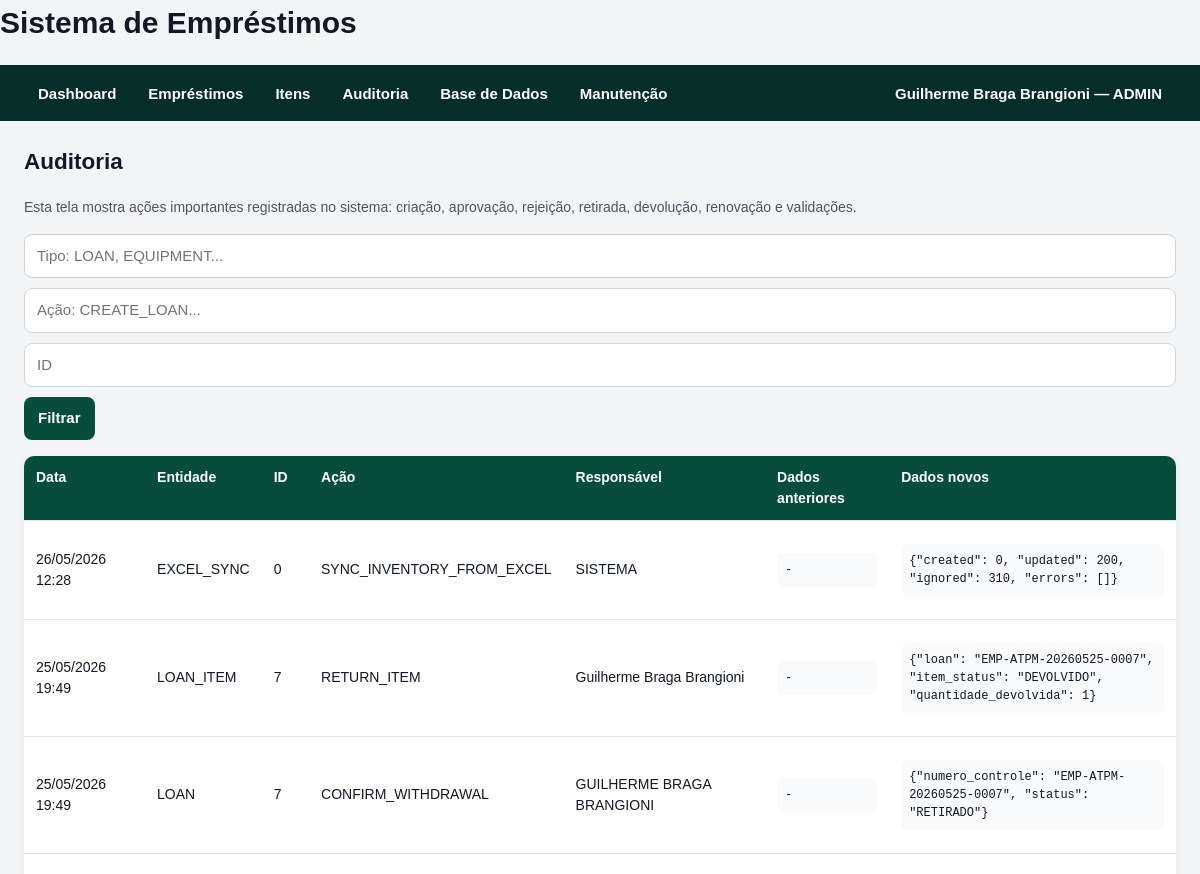
The app's page /auditoria/ (signed in, upper part), older data.
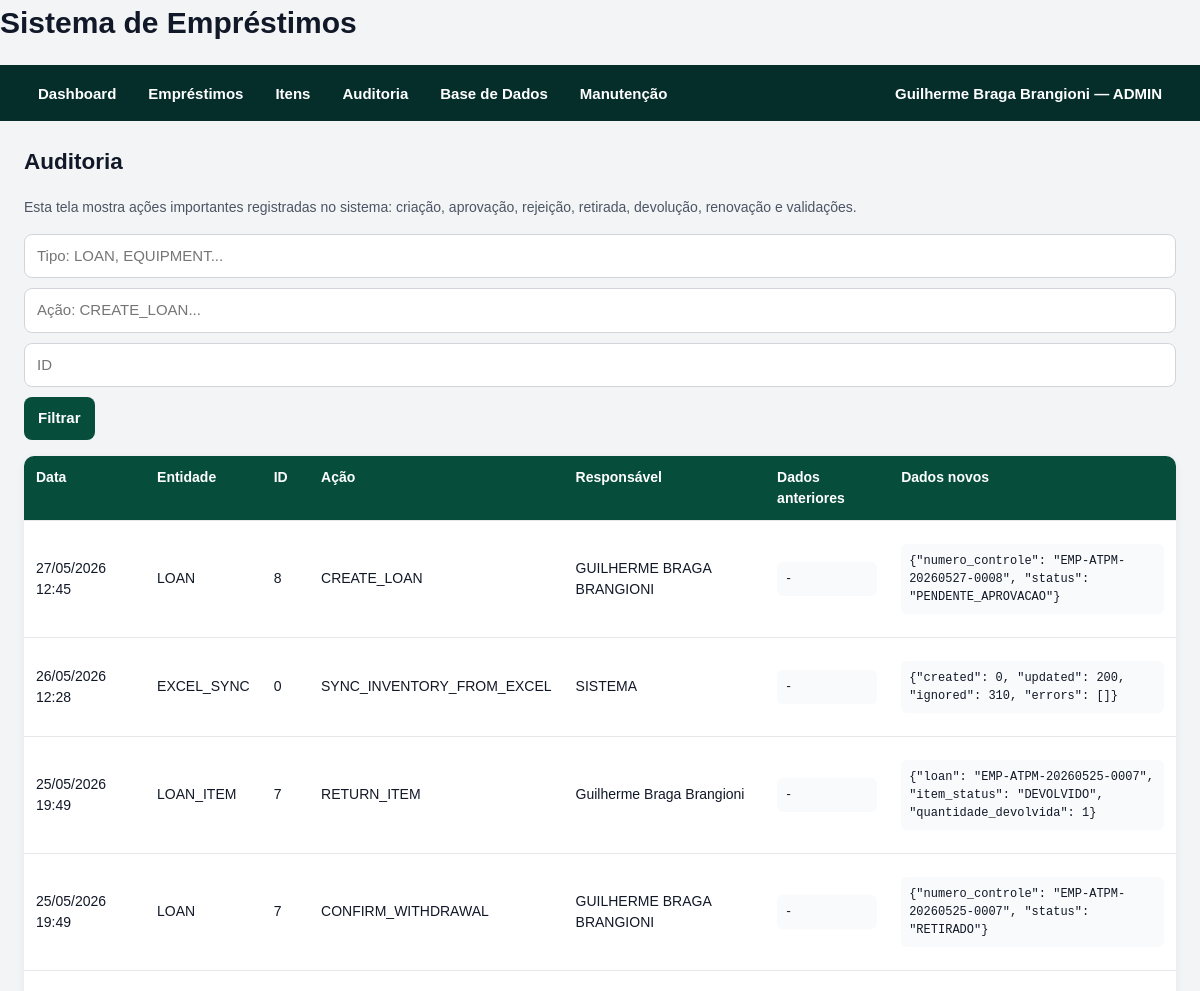
The same page, newer data.
### models/audit_log.py (models this page shows)
class AuditLog(db.Model):
    __tablename__ = "audit_logs"
    id = db.Column(db.Integer, primary_key=True)
    entity_type = db.Column(db.String(100), nullable=False)
    entity_id = db.Column(db.Integer, nullable=False)
    action = db.Column(db.String(255), nullable=False)
    performed_by = db.Column(db.String(255), nullable=False)
    old_data = db.Column(db.Text)
    new_data = db.Column(db.Text)
    created_at = db.Column(db.DateTime, default=datetime.utcnow)

### routes/audit_routes.py (the view)
@audit_bp.route("/")
def audit_list():
    entity_type = request.args.get("entity_type", "").strip()
    action = request.args.get("action", "").strip()
    entity_id = request.args.get("entity_id", "").strip()
    query = AuditLog.query
    if entity_type:
        query = query.filter(AuditLog.entity_type == entity_type)
    if action:
        query = query.filter(AuditLog.action == action)
    if entity_id:
        try:
            query = query.filter(AuditLog.entity_id == int(entity_id))
        except ValueError:
            pass
    logs = query.order_by(
        AuditLog.created_at.desc()
    ).limit(300).all()
    return render_template(
        "audit_list.html",
        logs=logs,
        entity_type=entity_type,
        action=action,
        entity_id=entity_id,
    )

### services/auth_service.py (called while the page is built)
    @staticmethod
    def count_users() -> int:
        return SystemUser.query.count()

    @staticmethod
    def get_current_user() -> SystemUser | None:
        user_id = session.get(AuthService.SESSION_USER_ID_KEY)
        if not user_id:
            return None
        user = db.session.get(SystemUser, user_id)
        if not user or not user.active:
            AuthService.logout_user()
            return None
        return user

### templates/audit_list.html
{% extends "base.html" %}
{% block content %}
<h2>Auditoria</h2>
<p class="hint">
    Esta tela mostra ações importantes registradas no sistema:
    criação, aprovação, rejeição, retirada, devolução, renovação e validações.
</p>
<form method="get" class="form-inline">
    <input
        type="text"
        name="entity_type"
        placeholder="Tipo: LOAN, EQUIPMENT..."
        value="{{ entity_type }}"
    >
    <input
        type="text"
        name="action"
        placeholder="Ação: CREATE_LOAN..."
        value="{{ action }}"
    >
    <input
        type="number"
        name="entity_id"
        placeholder="ID"
        value="{{ entity_id }}"
    >
    <button type="submit">Filtrar</button>
</form>
<table>
    <thead>
        <tr>
            <th>Data</th>
            <th>Entidade</th>
            <th>ID</th>
            <th>Ação</th>
            <th>Responsável</th>
            <th>Dados anteriores</th>
            <th>Dados novos</th>
        </tr>
    </thead>
    <tbody>
        {% for log in logs %}
        <tr>
            <td>{{ log.created_at.strftime("%d/%m/%Y %H:%M") }}</td>
            <td>{{ log.entity_type }}</td>
            <td>{{ log.entity_id }}</td>
            <td>{{ log.action }}</td>
            <td>{{ log.performed_by }}</td>
            <td>
                <pre>{{ log.old_data or "-" }}</pre>
            </td>
            <td>
                <pre>{{ log.new_data or "-" }}</pre>
            </td>
        </tr>
        {% endfor %}
    </tbody>
</table>
{% endblock %}

Row changes from the older to the newer data that the page shows:
added AuditLog: created_at "27/05/2026 12:45", entity_type "LOAN", entity_id "8", action "CREATE_LOAN", performed_by "GUILHERME BRAGA BRANGIONI", old_data "-", new_data "{\"numero_controle\": \"EMP-ATPM-20260527-0008\", \"status\": \"PENDENTE_APROVACAO\"}"
